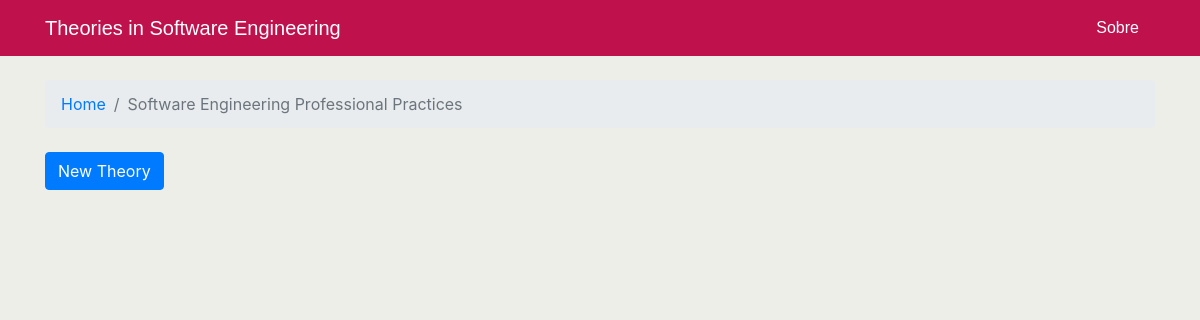
Before: /area/Software Engineering Professional Practices with the older database file.
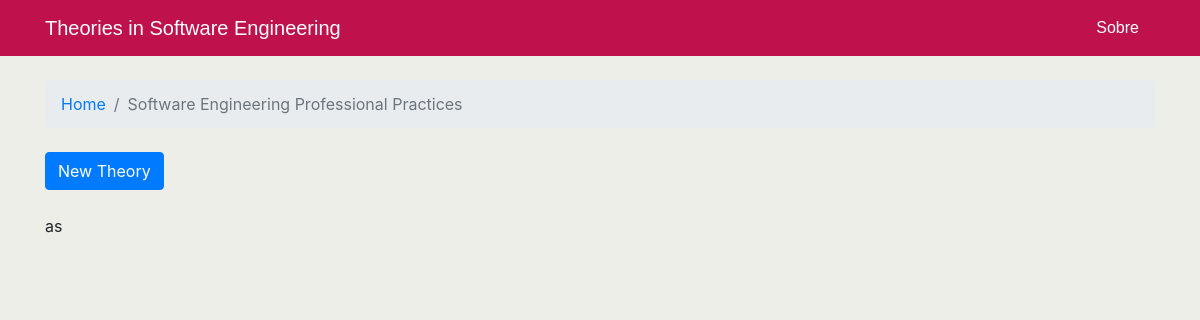
After: the same page with the newer database file.
### swetheory/models.py (models this page shows, shortened)
class Construct(models.Model):
    name = models.CharField(max_length=200, help_text='Enter construct name')
    area = models.ForeignKey(AreaOfInterest, on_delete=models.CASCADE, related_name="construct")

### swetheory/views.py (the view)
# urls.py: path('area/<str:name>', views.area_of_interest, name='area_of_interest'),
def area_of_interest(request, name):
    current_area = get_object_or_404(AreaOfInterest, name=name)
    all_construct = Construct.objects.all()
    return render(request, 'swetheory/area.html', {'current_area': current_area, 'all_construct': all_construct})

### swetheory/templates/swetheory/area.html (shortened to what this page needs)
{% extends 'swetheory/base.html' %}
{% block breadcrumb %}
    <li class="breadcrumb-item"><a href="{% url 'home' %}">Home</a></li>
    <li class="breadcrumb-item active">{{ current_area.name }}</li>
{% endblock %}
{% block content %}
    <div class="mb-4">
        <a href="{% url 'new_theory' current_area.name %}" class="btn btn-primary">New Theory</a>
    </div>
    {% for cnstr in current_area.construct.all %}
        {{ cnstr.name }}<br>
    {% endfor %}
{% endblock %}
{% load static %}

Changed rows visible on the page:
added Construct: name "as"
